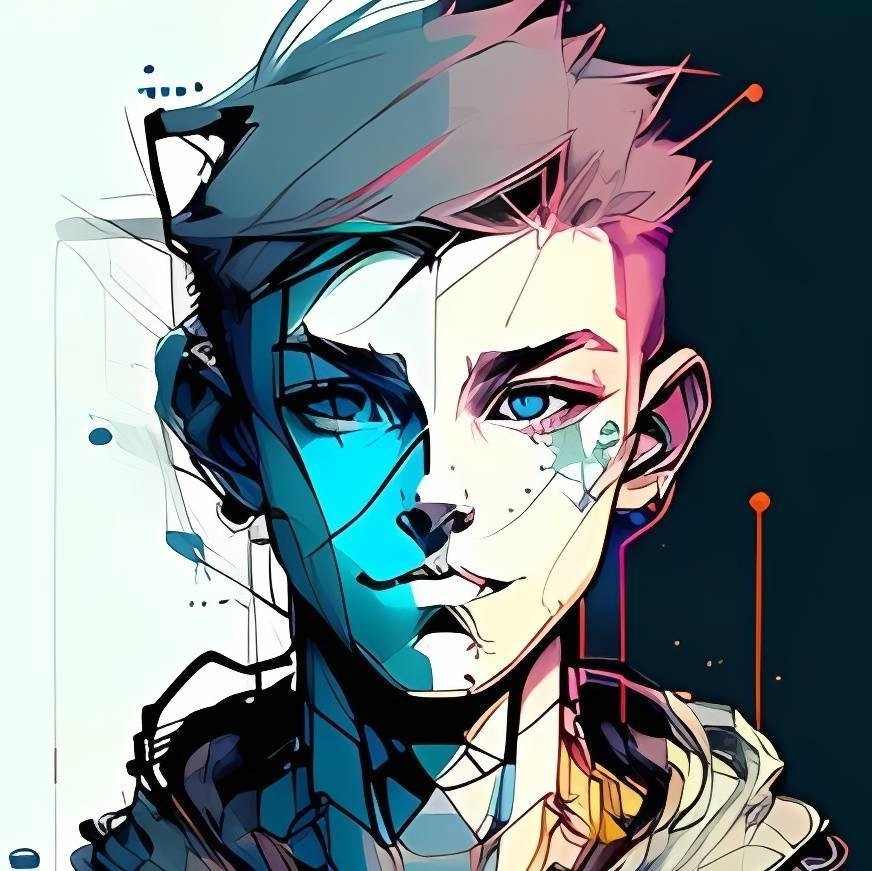
#> input picture data/images/1.jpg, 872 x 871 px, found by its file name
$ python c04.py
#> lines starting #> are read from the running program, lines starting #| are printed output that depends on the picture; after the words box and inside, x2 and y2 are one past the last pixel; in counts of white or black regions, pixels touching at a corner belong together
"""
图像处理
    更改颜色空间
    图像的几何变换
    图像阈值
    平滑图像
    形态转换
    图像梯度
    Canny边缘检测
    图像金字塔
    OpenCV中的轮廓
    OpenCV中的直方图
    OpenCV中的图像转换
    模板匹配
    霍夫线变换
    霍夫圆变换
    基于分水岭算法的图像分割
    基于GrabCut算法的交互式前景提取

"""
import numpy as np

"""
 ████
▒▒███
 ▒███
 ▒███
 ▒███
 ▒███
 █████
▒▒▒▒▒
更改颜色空间
"""
#%%
"""
cv.cvtColor(input_image, flag)
两个最常使用的方法，
    BGR 到 Gray: cv.COLOR_BGR2GRAY
    BGR 到 HSV: cv.COLOR_BGR2HSV
"""
import cv2 as cv
# flags = [i for i in dir(cv) if i.startswith('COLOR_')]
# print( flags )

img = cv.imread('data/images/1.jpg')
#> img is the input picture: shape (871, 872, 3); mean B, G, R 135.6, 130.9, 117.8
img_gray = cv.cvtColor(img, cv.COLOR_RGB2GRAY)
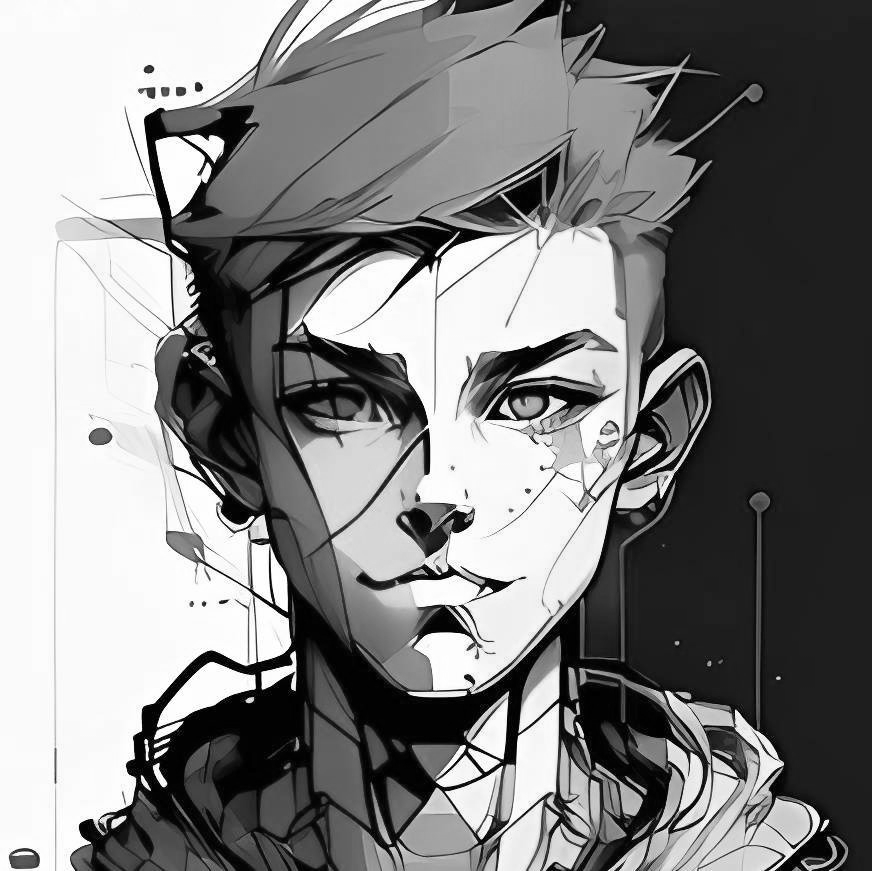
#> img_gray: shape (871, 872); min 0, max 255, mean 130.8
img_hsv = cv.cvtColor(img, cv.COLOR_RGB2HSV_FULL)
#> img_hsv: shape (871, 872, 3); mean H, S, V 75.4, 112.6, 144.8

cv.imshow('img gray', img_gray)
cv.imshow('img hsv', img_hsv)
cv.waitKey(0)
cv.destroyAllWindows()

#%% 目标追踪
import cv2 as cv
import numpy as np
cap = cv.VideoCapture(0)

# 通过rbg值追踪hsv值
def get_mask(color):
    color_rgb = np.uint8([[[0, 0, 0]]])
    if color == 'blue':
        color_rgb = np.uint8([[[0, 0, 255]]])
    elif color == 'green':
        color_rgb = np.uint8([[[0, 255, 0]]])

    color_hsv = cv.cvtColor(color_rgb, cv.COLOR_RGB2HSV).reshape(-1)
    blue_mask = cv.inRange(hsv,
                           np.asarray([color_hsv[0] - 30, 100, 100]),
                           np.asarray([color_hsv[0] + 30, 255, 255]))
    return blue_mask

while(True):
    _, frame = cap.read()
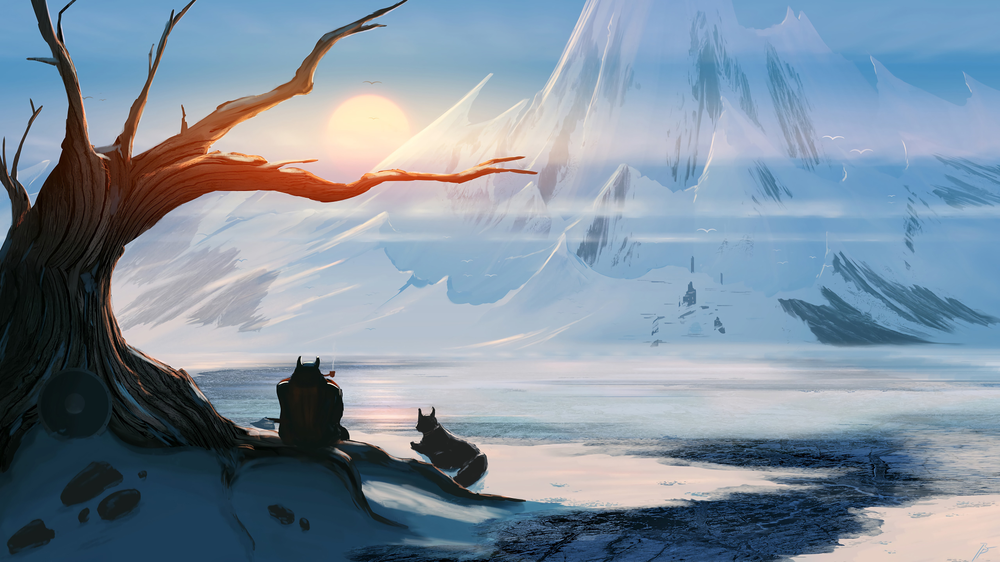
#> input picture chapter01-PIL/img01.png, 1000 x 562 px, shrunk from 1920 x 1080 before the run, given in place of the camera
#> frame is the input picture: shape (562, 1000, 3); mean B, G, R 157.8, 142.7, 127
    # rgb转hsv
    hsv = cv.cvtColor(frame, cv.COLOR_BGR2HSV)
#> hsv: shape (562, 1000, 3); mean H, S, V 90.3, 79.9, 164.3
    # define range of blue color in HSV
    # lower_blue = np.array([100,100,100])
    # upper_blue = np.array([130,255,255])
    # Threshold the HSV image to get only blue colors
    # blue_mask = cv.inRange(hsv, lower_blue, upper_blue)
    blue_mask = get_mask('blue')
#> in get_mask, `blue_mask = cv.inRange(hsv, np.asarray([color_hsv[0] - 30, 100, 100]),..`:
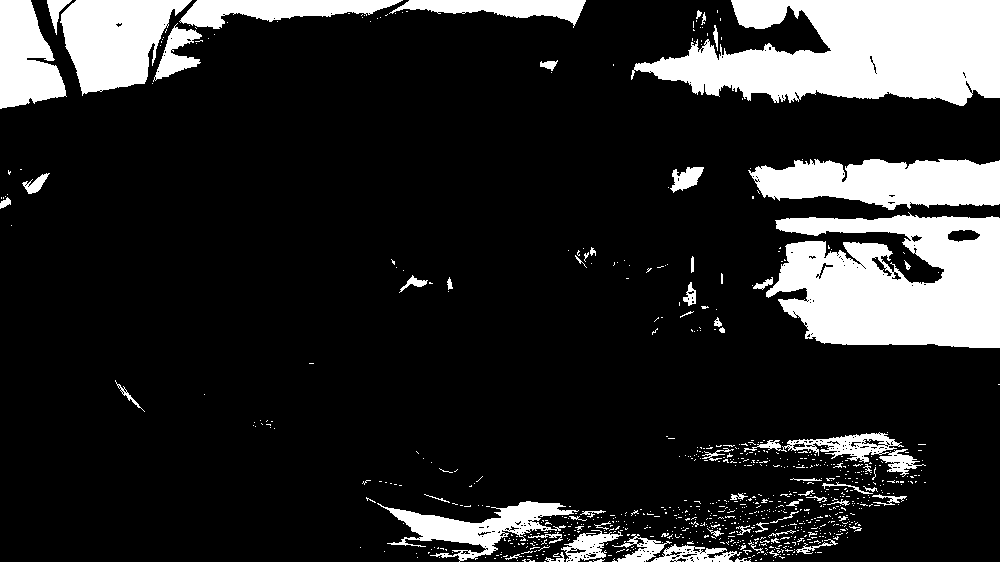
#> blue_mask: shape (562, 1000); 16.9% white; 833 white regions (766 under 20 px), largest, box (x1, y1, x2, y2) and area: (631, 0, 1000, 106) 26106, (766, 212, 1000, 348) 23714, (748, 159, 1000, 210) 9517
    green_mask = get_mask('green')
#> in get_mask (call 2), `blue_mask = cv.inRange(hsv, np.asarray([color_hsv[0] - 30, 100, 100]),..`: blue_mask: shape (562, 1000); every value is 0
    # Bitwise-AND mask and original image
    blue_res = cv.bitwise_and(frame, frame, mask=blue_mask)
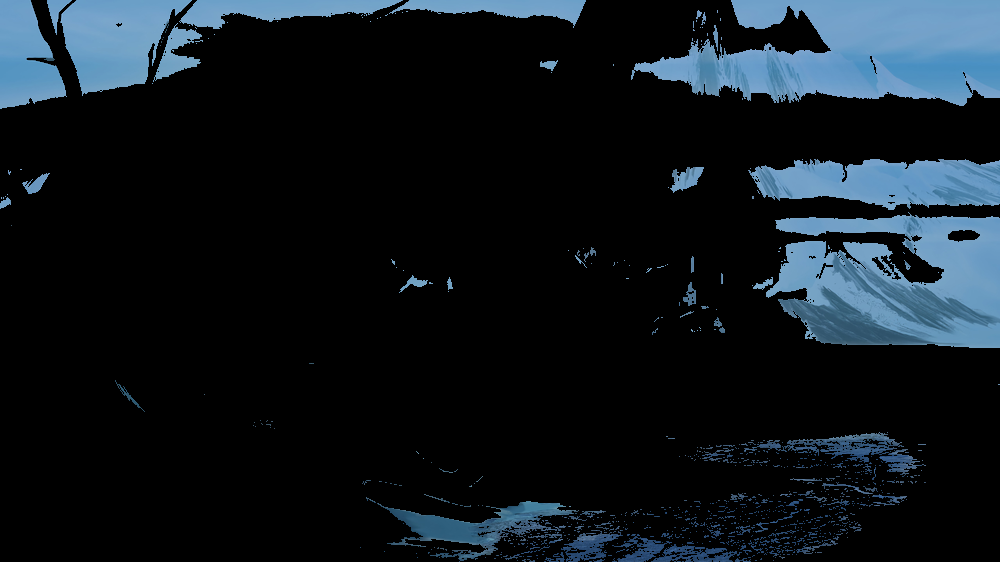
#> blue_res: shape (562, 1000, 3); mean B, G, R 30.5, 24.2, 16.3
    green_res = cv.bitwise_and(frame, frame, mask=green_mask)
#> green_res: shape (562, 1000, 3); every value is 0

    cv.imshow('frame', frame)
    cv.imshow('blue mask', blue_mask)
    cv.imshow('blue res', blue_res)
    cv.imshow('green mask', green_mask)
    cv.imshow('green res', green_res)

    k = cv.waitKey(5) & 0xFF
#> (key Esc is pressed here)
    if k == 27:
        break
cv.destroyAllWindows()
